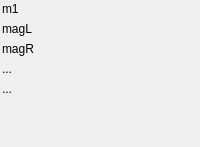
    <widget class="QWidget" name="verticalLayout_manualControl_" native="true">
     <property name="visible">
      <bool>false</bool>
     </property>
     <layout class="QVBoxLayout" name="verticalLayout_manualControl">
      <property name="leftMargin">
       <number>2</number>
      </property>
      <property name="topMargin">
       <number>2</number>
      </property>
      <item>
       <widget class="QLabel" name="verticalLayout_help_label_1">
        <property name="text">
         <string>m1</string>
        </property>
       </widget>
      </item>
      <item>
       <widget class="QLabel" name="verticalLayout_manualControl_label_2">
        <property name="text">
         <string>magL</string>
        </property>
       </widget>
      </item>
      <item>
       <widget class="QLabel" name="verticalLayout_manualControl_label_2">
        <property name="text">
         <string>magR</string>
        </property>
       </widget>
      </item>
      <item>
       <widget class="QLabel" name="verticalLayout_manualControl_label_3">
        <property name="text">
         <string>...</string>
        </property>
       </widget>
      </item>
      <item>
       <widget class="QLabel" name="verticalLayout_manualControl_label_4">
        <property name="text">
         <string>...</string>
        </property>
       </widget>
      </item>
      <item>
       <spacer name="verticalSpacer">
        <property name="orientation">
         <enum>Qt::Vertical</enum>
        </property>
        <property name="sizeHint" stdset="0">
         <size>
          <width>20</width>
          <height>40</height>
         </size>
        </property>
       </spacer>
      </item>
     </layout>
    </widget>
